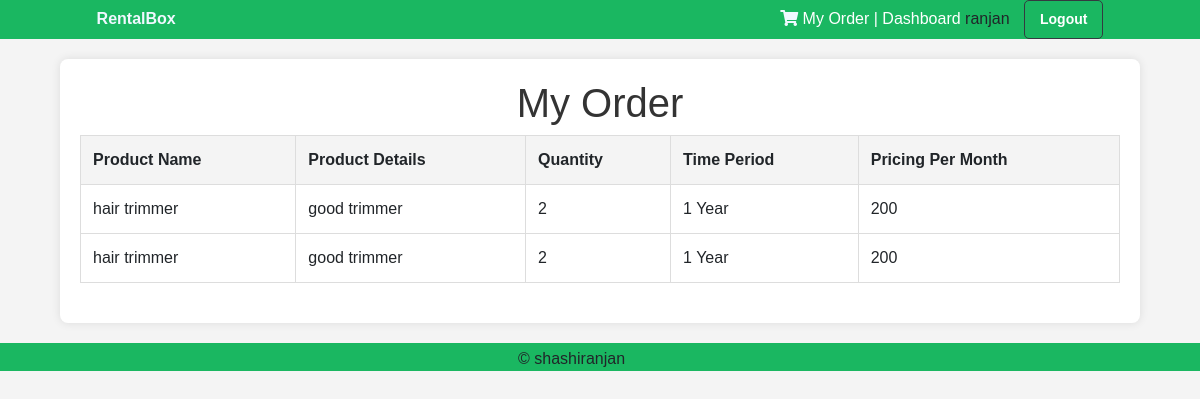
Before: /myorder/ (signed in) with the older database file.
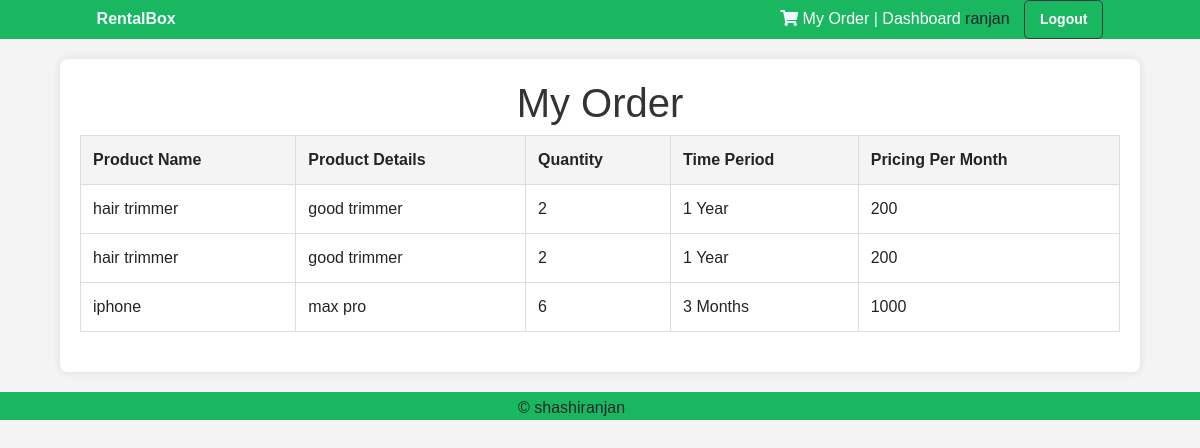
After: the same page with the newer database file.
### warehouse/models.py (models this page shows)
class CartDetails(models.Model):
    enquiry = models.ForeignKey(EnquiryDetails,on_delete=models.CASCADE, null=True)
    user = models.ForeignKey(User,on_delete=models.CASCADE)
    sq_details = models.ForeignKey(SalesQuoteDetails,on_delete=models.CASCADE, null=True)
    product_obj = models.ForeignKey(Products,on_delete=models.CASCADE, null=True)
    time_period = models.CharField(choices=CATEGORY_CHOICES, max_length = 200, null = True, default="1 Year")
    pricing = models.CharField(max_length=64, null = True)
    qty = models.IntegerField(default=1, null=True)
    is_paid=models.BooleanField(default=False)
    total_amount=models.IntegerField(null = True)

class SalesQuoteDetails(models.Model):
    enquiry = models.ForeignKey(EnquiryDetails,on_delete=models.CASCADE)
    sales_quote_id = models.CharField(max_length=64, null = True)
    product_obj = models.ForeignKey(Products,on_delete=models.CASCADE, null=True)
    product_name = models.CharField(max_length=264, null = True)   #
    product_id = models.CharField(max_length = 128, null = True)   #
    qty= models.IntegerField(null = True)
    product_details = models.CharField(max_length = 128, null = True)  #
    time_period = models.CharField(choices=CATEGORY_CHOICES, max_length = 200, null = True, default="Other")
    pricing = models.CharField(max_length=64, null = True)  #
    added_to_cart = models.BooleanField(default=False)
    sq_reject= models.BooleanField(default=False)

### warehouse/views.py (the view)
# urls.py: path('myorder/',views.myorder,name='myorder'),
@login_required(login_url='/login/')
def myorder(request):
    print("************enter in my order---------")
    username= request.user.email
    name = username.split('@')[0]
    role=request.user.role
    order_objs = MyOrder.objects.filter(user=request.user)
    context={'name':name, 'role':role, 'order_objs':order_objs}
    return render(request,'warehouse/myorder.html',context)

### warehouse/templates/warehouse/myorder.html (shortened to what the changed rows need)
{% extends 'layout/app.html' %}
{% load static %}
        {% block content %}
        <head>
            <link rel = "stylesheet" type="text/css" href="{% static '/warehouse/css/dashboard.css' %}">
        </head>
        <body>
        <div class="container">
                <h1>My Order</h1>
                <table>
                    <thead>
                        <tr>
                            <th>Product Name</th>
                            <th>Product Details</th>
                            <th>Quantity</th>
                            <th>Time Period</th>
                            <th>Pricing Per Month</th>
                        </tr>
                    </thead>
                    <tbody>
                        {% for orders in order_objs %}
                        {% for details in orders.cart.all %}
                        <tr>
                            <td data-label="Product Name">
                                {% if details.sq_details and details.sq_details.product_name %}
                                    {{ details.sq_details.product_name }}
                                {% elif details.product_obj and details.product_obj.name %}
                                    {{ details.product_obj.name }}
                                {% else %}
                                    Product name not available
                                {% endif %}
                                </td>
                                <td data-label="Product Details">
                                    {% if details.sq_details and details.sq_details.product_details %}
                                        {{ details.sq_details.product_details }}
                                    {% elif details.product_obj and details.product_obj.description %}
                                        {{ details.product_obj.description }}
                                    {% else %}
                                        Product details not available
                                    {% endif %}
                                </td>
                            <td data-label="Quantity">
                                <span class="qty">{{ details.qty }}</span>
                            </td>
                            <td data-label="Time Period">
                                <span class="time_period">{{ details.time_period }}</span>
                            </td>
                            <td data-label="Pricing">
                                <span class="pricing">{{ details.pricing }}</span>
                            </td>
                        </tr>
                        {% endfor %}
                        {% endfor %}
                    </tbody>
                </table>
        </div>
        </body>
    {% endblock %}

Changed rows visible on the page:
added CartDetails: sq_details.product_name "iphone", sq_details.product_details "max pro", qty "6", time_period "3 Months", pricing "1000"
